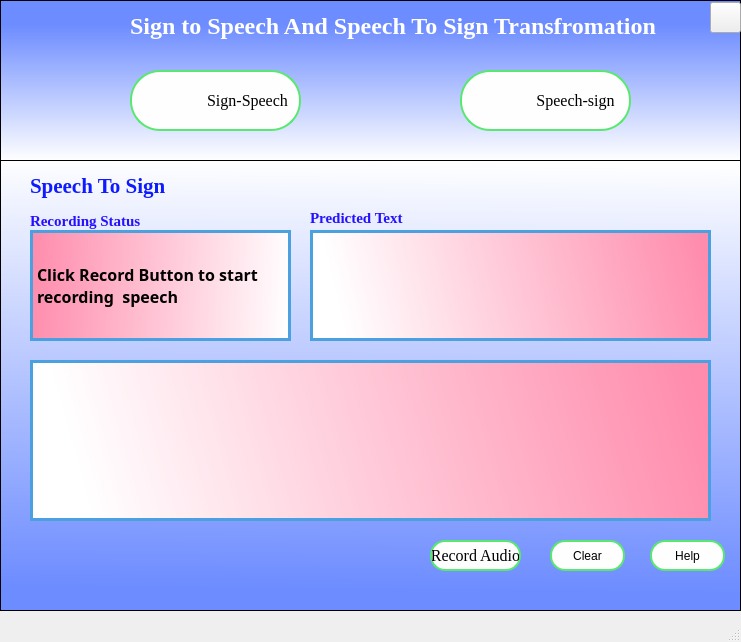
<?xml version="1.0" encoding="UTF-8"?>
<ui version="4.0">
 <class>MainWindow</class>
 <widget class="QMainWindow" name="MainWindow">
  <property name="geometry">
   <rect>
    <x>0</x>
    <y>0</y>
    <width>741</width>
    <height>642</height>
   </rect>
  </property>
  <property name="windowTitle">
   <string>MainWindow</string>
  </property>
  <widget class="QWidget" name="centralwidget">
   <widget class="QGraphicsView" name="graphicsView_2">
    <property name="geometry">
     <rect>
      <x>0</x>
      <y>0</y>
      <width>741</width>
      <height>161</height>
     </rect>
    </property>
    <property name="toolTip">
     <string>&lt;html&gt;&lt;head/&gt;&lt;body&gt;&lt;p&gt;&lt;br/&gt;&lt;/p&gt;&lt;/body&gt;&lt;/html&gt;</string>
    </property>
    <property name="styleSheet">
     <string notr="true">background-color: qlineargradient(spread:pad, x1:0.489455, y1:0.153, x2:0.489, y2:1, stop:0 rgba(109, 140, 255, 255), stop:1 rgba(255, 255, 255, 255));</string>
    </property>
   </widget>
   <widget class="QLabel" name="label">
    <property name="geometry">
     <rect>
      <x>130</x>
      <y>10</y>
      <width>531</width>
      <height>31</height>
     </rect>
    </property>
    <property name="font">
     <font>
      <family>Times New Roman</family>
      <pointsize>18</pointsize>
      <weight>75</weight>
      <bold>true</bold>
     </font>
    </property>
    <property name="styleSheet">
     <string notr="true">color:white;</string>
    </property>
    <property name="text">
     <string>Sign to Speech And Speech To Sign Transfromation</string>
    </property>
   </widget>
   <widget class="QGraphicsView" name="graphicsView">
    <property name="geometry">
     <rect>
      <x>0</x>
      <y>160</y>
      <width>741</width>
      <height>451</height>
     </rect>
    </property>
    <property name="styleSheet">
     <string notr="true">background-color: qlineargradient(spread:pad, x1:0.489, y1:0.954136, x2:0.506045, y2:0, stop:0 rgba(109, 140, 255, 255), stop:1 rgba(255, 255, 255, 255));
</string>
    </property>
   </widget>
   <widget class="QPushButton" name="signtospeech">
    <property name="geometry">
     <rect>
      <x>130</x>
      <y>70</y>
      <width>171</width>
      <height>61</height>
     </rect>
    </property>
    <property name="font">
     <font>
      <family>TImes New Roman</family>
      <pointsize>12</pointsize>
      <weight>50</weight>
      <italic>false</italic>
      <bold>false</bold>
     </font>
    </property>
    <property name="styleSheet">
     <string notr="true">QPushButton#signtospeech{
padding-left:-40px;
color:black;
background-color:#fefefe;
border: 2px solid #58e870; border-radius:30px;
font: 12pt &quot;TImes New Roman&quot;;
background-image:url(&quot;icons/sent.png&quot;);
background-repeat:none;
}
QPushButton#signtospeech:hover
{
   background-color:magenta;
	color:white;
}</string>
    </property>
    <property name="text">
     <string>                          Sign-Speech</string>
    </property>
   </widget>
   <widget class="QPushButton" name="speechtosign">
    <property name="geometry">
     <rect>
      <x>460</x>
      <y>70</y>
      <width>171</width>
      <height>61</height>
     </rect>
    </property>
    <property name="font">
     <font>
      <family>TImes New Roman</family>
      <pointsize>12</pointsize>
      <weight>50</weight>
      <italic>false</italic>
      <bold>false</bold>
     </font>
    </property>
    <property name="layoutDirection">
     <enum>Qt::LeftToRight</enum>
    </property>
    <property name="autoFillBackground">
     <bool>false</bool>
    </property>
    <property name="styleSheet">
     <string notr="true">QPushButton#speechtosign{
padding-left:-40px;
color:black;
background-color:#fefefe;
border: 2px solid #58e870; border-radius:30px;
font: 12pt &quot;TImes New Roman&quot;;
background-image:url(&quot;icons/scan.png&quot;);
background-repeat:none;
}
QPushButton#speechtosign:hover
{
   background-color:magenta;
	color:white;
}</string>
    </property>
    <property name="text">
     <string>                         Speech-sign</string>
    </property>
   </widget>
   <widget class="QPushButton" name="exit_button">
    <property name="geometry">
     <rect>
      <x>710</x>
      <y>2</y>
      <width>31</width>
      <height>31</height>
     </rect>
    </property>
    <property name="styleSheet">
     <string notr="true">QPushButton#exit_button{
background-image:url(&quot;icons/quit.png&quot;);
background-repeat:none;
}</string>
    </property>
    <property name="text">
     <string/>
    </property>
   </widget>
   <widget class="QLabel" name="label_2">
    <property name="geometry">
     <rect>
      <x>30</x>
      <y>170</y>
      <width>151</width>
      <height>31</height>
     </rect>
    </property>
    <property name="font">
     <font>
      <family>Times New Roman</family>
      <pointsize>16</pointsize>
      <weight>75</weight>
      <bold>true</bold>
     </font>
    </property>
    <property name="styleSheet">
     <string notr="true">color: rgb(14, 26, 255);</string>
    </property>
    <property name="text">
     <string>Speech To Sign</string>
    </property>
   </widget>
   <widget class="QLabel" name="label_info">
    <property name="geometry">
     <rect>
      <x>30</x>
      <y>230</y>
      <width>261</width>
      <height>111</height>
     </rect>
    </property>
    <property name="font">
     <font>
      <family>Segoe Print</family>
      <pointsize>12</pointsize>
      <weight>75</weight>
      <bold>true</bold>
     </font>
    </property>
    <property name="styleSheet">
     <string notr="true">background-color: qlineargradient(spread:pad, x1:0, y1:0.54, x2:1, y2:0.562, stop:0 rgba(255, 140, 173, 255), stop:1 rgba(255, 255, 255, 255));
border: 3px solid #4ba1df;</string>
    </property>
    <property name="text">
     <string>Click Record Button to start 
recording  speech</string>
    </property>
   </widget>
   <widget class="QLabel" name="label_help">
    <property name="geometry">
     <rect>
      <x>30</x>
      <y>360</y>
      <width>681</width>
      <height>161</height>
     </rect>
    </property>
    <property name="font">
     <font>
      <family>Segoe Print</family>
      <pointsize>14</pointsize>
     </font>
    </property>
    <property name="styleSheet">
     <string notr="true">background-color: qlineargradient(spread:pad, x1:1, y1:0.523, x2:0.063, y2:0.584818, stop:0 rgba(255, 140, 173, 255), stop:1 rgba(255, 255, 255, 255));
border: 3px solid #4ba1df;</string>
    </property>
    <property name="text">
     <string/>
    </property>
   </widget>
   <widget class="QPushButton" name="record">
    <property name="geometry">
     <rect>
      <x>430</x>
      <y>540</y>
      <width>91</width>
      <height>31</height>
     </rect>
    </property>
    <property name="font">
     <font>
      <family>TImes New Roman</family>
      <pointsize>12</pointsize>
      <weight>50</weight>
      <italic>false</italic>
      <bold>false</bold>
     </font>
    </property>
    <property name="styleSheet">
     <string notr="true">QPushButton#record{
color:black;
background-color:#fefefe;
border: 2px solid #58e870; border-radius:15px;
font: 12pt &quot;TImes New Roman&quot;;
background-repeat:none;
}
QPushButton#record:hover
{
   background-color:magenta;
	color:white;
}</string>
    </property>
    <property name="text">
     <string>Record Audio</string>
    </property>
   </widget>
   <widget class="QPushButton" name="help_2">
    <property name="geometry">
     <rect>
      <x>650</x>
      <y>540</y>
      <width>75</width>
      <height>31</height>
     </rect>
    </property>
    <property name="styleSheet">
     <string notr="true">QPushButton#help_2{
color:black;
background-color:#fefefe;
border: 2px solid #58e870; border-radius:15px;
font: 12pt &quot;TImes New Roman&quot;;
background-repeat:none;
}
QPushButton#help_2:hover
{
   background-color:magenta;
	color:white;
}</string>
    </property>
    <property name="text">
     <string>Help</string>
    </property>
   </widget>
   <widget class="QPushButton" name="clear">
    <property name="geometry">
     <rect>
      <x>550</x>
      <y>540</y>
      <width>75</width>
      <height>31</height>
     </rect>
    </property>
    <property name="styleSheet">
     <string notr="true">QPushButton#clear{
color:black;
background-color:#fefefe;
border: 2px solid #58e870; border-radius:15px;
font: 12pt &quot;TImes New Roman&quot;;
background-repeat:none;
}
QPushButton#clear:hover
{
   background-color:magenta;
	color:white;
}</string>
    </property>
    <property name="text">
     <string>Clear</string>
    </property>
   </widget>
   <widget class="QLabel" name="record_sts">
    <property name="geometry">
     <rect>
      <x>30</x>
      <y>210</y>
      <width>121</width>
      <height>21</height>
     </rect>
    </property>
    <property name="font">
     <font>
      <family>Times New Roman</family>
      <pointsize>11</pointsize>
      <weight>75</weight>
      <bold>true</bold>
     </font>
    </property>
    <property name="styleSheet">
     <string notr="true">color: rgb(36, 17, 255);</string>
    </property>
    <property name="text">
     <string>Recording Status</string>
    </property>
   </widget>
   <widget class="QLabel" name="text_pred">
    <property name="geometry">
     <rect>
      <x>310</x>
      <y>230</y>
      <width>401</width>
      <height>111</height>
     </rect>
    </property>
    <property name="font">
     <font>
      <family>Segoe Print</family>
      <pointsize>12</pointsize>
     </font>
    </property>
    <property name="styleSheet">
     <string notr="true">background-color: qlineargradient(spread:pad, x1:1, y1:0.523, x2:0.063, y2:0.584818, stop:0 rgba(255, 140, 173, 255), stop:1 rgba(255, 255, 255, 255));
border: 3px solid #4ba1df;</string>
    </property>
    <property name="text">
     <string/>
    </property>
   </widget>
   <widget class="QLabel" name="record_sts_2">
    <property name="geometry">
     <rect>
      <x>310</x>
      <y>210</y>
      <width>121</width>
      <height>16</height>
     </rect>
    </property>
    <property name="font">
     <font>
      <family>Times New Roman</family>
      <pointsize>11</pointsize>
      <weight>75</weight>
      <bold>true</bold>
     </font>
    </property>
    <property name="styleSheet">
     <string notr="true">color: rgb(36, 17, 255);</string>
    </property>
    <property name="text">
     <string>Predicted Text</string>
    </property>
   </widget>
  </widget>
  <widget class="QMenuBar" name="menubar">
   <property name="geometry">
    <rect>
     <x>0</x>
     <y>0</y>
     <width>741</width>
     <height>20</height>
    </rect>
   </property>
  </widget>
  <widget class="QStatusBar" name="statusbar"/>
 </widget>
 <resources/>
 <connections/>
</ui>
